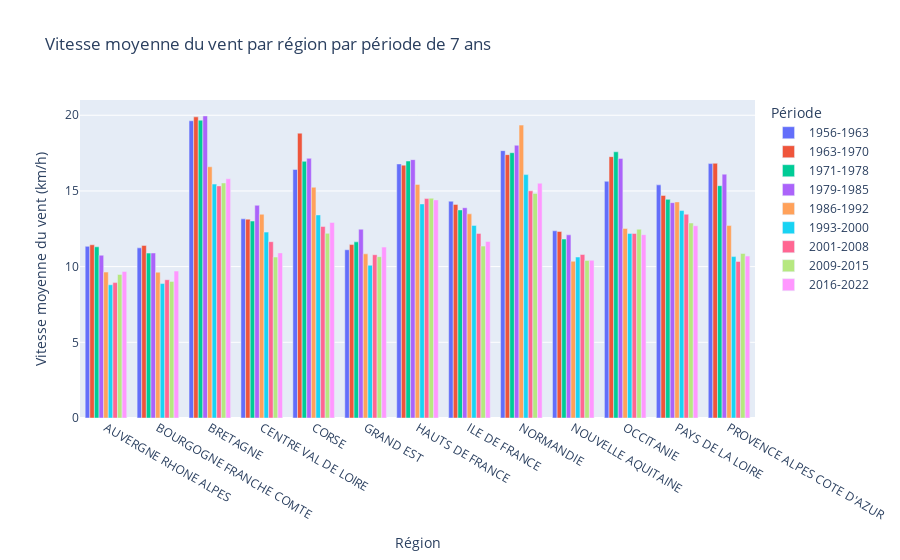

Write notebook code for a chart like this one.
### Code cell
# periodes
periods = [
    (1956, 1963),
    (1963, 1970),
    (1971, 1978),
    (1979, 1985),
    (1986, 1992),
    (1993, 2000),
    (2001, 2008),
    (2009, 2015),
    (2016, 2022)
]

# Calculer moyenne vent par péridoe et région
mean_wind_speeds = []
for start, end in periods:
    period_df = df_date_region[(df_date_region["AAAAMM"].dt.year >= start) & 
                               (df_date_region["AAAAMM"].dt.year <= end)]
    period_df_grouped = period_df.groupby("region")["vent_speed_inst_moy_mensu"].mean().reset_index()
    period_df_grouped["period"] = f"{start}-{end}"
    mean_wind_speeds.append(period_df_grouped)

# Concatenate
df_mean_wind_speeds = pd.concat(mean_wind_speeds)

# Graphique
fig = px.bar(df_mean_wind_speeds, x="region", y="vent_speed_inst_moy_mensu", color="period",
             title="Vitesse moyenne du vent par région par période de 7 ans",
             labels={"vent_speed_inst_moy_mensu": "Vitesse moyenne du vent (km/h)", "region": "Région", "period": "Période"},
             barmode="group")

fig.show()

### Figure 1 — Plotly figure (JSON) as saved in the notebook; plotly's stock layout.template omitted (floating-point values rounded to 4 significant figures)
{"data": [{"alignmentgroup": "True", "hovertemplate": "Période=1956-1963<br>Région=%{x}<br>Vitesse moyenne du vent (km/h)=%{y}<extra></extra>", "legendgroup": "1956-1963", "marker": {"color": "#636efa", "pattern": {"shape": ""}}, "name": "1956-1963", "offsetgroup": "1956-1963", "orientation": "v", "showlegend": true, "textposition": "auto", "type": "bar", "x": ["AUVERGNE RHONE ALPES", "BOURGOGNE FRANCHE COMTE", "BRETAGNE", "CENTRE VAL DE LOIRE", "CORSE", "GRAND EST", "HAUTS DE FRANCE", "ILE DE FRANCE", "NORMANDIE", "NOUVELLE AQUITAINE", "OCCITANIE", "PAYS DE LA LOIRE", "PROVENCE ALPES COTE D'AZUR"], "xaxis": "x", "y": [11.34, 11.24, 19.64, 13.15, 16.42, 11.11, 16.78, 14.32, 17.66, 12.37, 15.64, 15.4, 16.81], "yaxis": "y"}, {"alignmentgroup": "True", "hovertemplate": "Période=1963-1970<br>Région=%{x}<br>Vitesse moyenne du vent (km/h)=%{y}<extra></extra>", "legendgroup": "1963-1970", "marker": {"color": "#EF553B", "pattern": {"shape": ""}}, "name": "1963-1970", "offsetgroup": "1963-1970", "orientation": "v", "showlegend": true, "textposition": "auto", "type": "bar", "x": ["AUVERGNE RHONE ALPES", "BOURGOGNE FRANCHE COMTE", "BRETAGNE", "CENTRE VAL DE LOIRE", "CORSE", "GRAND EST", "HAUTS DE FRANCE", "ILE DE FRANCE", "NORMANDIE", "NOUVELLE AQUITAINE", "OCCITANIE", "PAYS DE LA LOIRE", "PROVENCE ALPES COTE D'AZUR"], "xaxis": "x", "y": [11.44, 11.4, 19.89, 13.14, 18.82, 11.46, 16.7, 14.11, 17.4, 12.32, 17.27, 14.7, 16.83], "yaxis": "y"}, {"alignmentgroup": "True", "hovertemplate": "Période=1971-1978<br>Région=%{x}<br>Vitesse moyenne du vent (km/h)=%{y}<extra></extra>", "legendgroup": "1971-1978", "marker": {"color": "#00cc96", "pattern": {"shape": ""}}, "name": "1971-1978", "offsetgroup": "1971-1978", "orientation": "v", "showlegend": true, "textposition": "auto", "type": "bar", "x": ["AUVERGNE RHONE ALPES", "BOURGOGNE FRANCHE COMTE", "BRETAGNE", "CENTRE VAL DE LOIRE", "CORSE", "GRAND EST", "HAUTS DE FRANCE", "ILE DE FRANCE", "NORMANDIE", "NOUVELLE AQUITAINE", "OCCITANIE", "PAYS DE LA LOIRE", "PROVENCE ALPES COTE D'AZUR"], "xaxis": "x", "y": [11.31, 10.89, 19.67, 13.01, 16.96, 11.64, 16.98, 13.75, 17.53, 11.82, 17.59, 14.44, 15.35], "yaxis": "y"}, {"alignmentgroup": "True", "hovertemplate": "Période=1979-1985<br>Région=%{x}<br>Vitesse moyenne du vent (km/h)=%{y}<extra></extra>", "legendgroup": "1979-1985", "marker": {"color": "#ab63fa", "pattern": {"shape": ""}}, "name": "1979-1985", "offsetgroup": "1979-1985", "orientation": "v", "showlegend": true, "textposition": "auto", "type": "bar", "x": ["AUVERGNE RHONE ALPES", "BOURGOGNE FRANCHE COMTE", "BRETAGNE", "CENTRE VAL DE LOIRE", "CORSE", "GRAND EST", "HAUTS DE FRANCE", "ILE DE FRANCE", "NORMANDIE", "NOUVELLE AQUITAINE", "OCCITANIE", "PAYS DE LA LOIRE", "PROVENCE ALPES COTE D'AZUR"], "xaxis": "x", "y": [10.75, 10.9, 19.96, 14.05, 17.15, 12.47, 17.07, 13.89, 18.02, 12.1, 17.15, 14.23, 16.11], "yaxis": "y"}, {"alignmentgroup": "True", "hovertemplate": "Période=1986-1992<br>Région=%{x}<br>Vitesse moyenne du vent (km/h)=%{y}<extra></extra>", "legendgroup": "1986-1992", "marker": {"color": "#FFA15A", "pattern": {"shape": ""}}, "name": "1986-1992", "offsetgroup": "1986-1992", "orientation": "v", "showlegend": true, "textposition": "auto", "type": "bar", "x": ["AUVERGNE RHONE ALPES", "BOURGOGNE FRANCHE COMTE", "BRETAGNE", "CENTRE VAL DE LOIRE", "CORSE", "GRAND EST", "HAUTS DE FRANCE", "ILE DE FRANCE", "NORMANDIE", "NOUVELLE AQUITAINE", "OCCITANIE", "PAYS DE LA LOIRE", "PROVENCE ALPES COTE D'AZUR"], "xaxis": "x", "y": [9.639, 9.632, 16.6, 13.46, 15.24, 10.84, 15.43, 13.49, 19.35, 10.36, 12.52, 14.28, 12.71], "yaxis": "y"}, {"alignmentgroup": "True", "hovertemplate": "Période=1993-2000<br>Région=%{x}<br>Vitesse moyenne du vent (km/h)=%{y}<extra></extra>", "legendgroup": "1993-2000", "marker": {"color": "#19d3f3", "pattern": {"shape": ""}}, "name": "1993-2000", "offsetgroup": "1993-2000", "orientation": "v", "showlegend": true, "textposition": "auto", "type": "bar", "x": ["AUVERGNE RHONE ALPES", "BOURGOGNE FRANCHE COMTE", "BRETAGNE", "CENTRE VAL DE LOIRE", "CORSE", "GRAND EST", "HAUTS DE FRANCE", "ILE DE FRANCE", "NORMANDIE", "NOUVELLE AQUITAINE", "OCCITANIE", "PAYS DE LA LOIRE", "PROVENCE ALPES COTE D'AZUR"], "xaxis": "x", "y": [8.803, 8.883, 15.45, 12.28, 13.41, 10.09, 14.14, 12.72, 16.08, 10.63, 12.19, 13.71, 10.66], "yaxis": "y"}, {"alignmentgroup": "True", "hovertemplate": "Période=2001-2008<br>Région=%{x}<br>Vitesse moyenne du vent (km/h)=%{y}<extra></extra>", "legendgroup": "2001-2008", "marker": {"color": "#FF6692", "pattern": {"shape": ""}}, "name": "2001-2008", "offsetgroup": "2001-2008", "orientation": "v", "showlegend": true, "textposition": "auto", "type": "bar", "x": ["AUVERGNE RHONE ALPES", "BOURGOGNE FRANCHE COMTE", "BRETAGNE", "CENTRE VAL DE LOIRE", "CORSE", "GRAND EST", "HAUTS DE FRANCE", "ILE DE FRANCE", "NORMANDIE", "NOUVELLE AQUITAINE", "OCCITANIE", "PAYS DE LA LOIRE", "PROVENCE ALPES COTE D'AZUR"], "xaxis": "x", "y": [8.944, 9.133, 15.33, 11.65, 12.65, 10.79, 14.49, 12.2, 15.01, 10.8, 12.19, 13.46, 10.34], "yaxis": "y"}, {"alignmentgroup": "True", "hovertemplate": "Période=2009-2015<br>Région=%{x}<br>Vitesse moyenne du vent (km/h)=%{y}<extra></extra>", "legendgroup": "2009-2015", "marker": {"color": "#B6E880", "pattern": {"shape": ""}}, "name": "2009-2015", "offsetgroup": "2009-2015", "orientation": "v", "showlegend": true, "textposition": "auto", "type": "bar", "x": ["AUVERGNE RHONE ALPES", "BOURGOGNE FRANCHE COMTE", "BRETAGNE", "CENTRE VAL DE LOIRE", "CORSE", "GRAND EST", "HAUTS DE FRANCE", "ILE DE FRANCE", "NORMANDIE", "NOUVELLE AQUITAINE", "OCCITANIE", "PAYS DE LA LOIRE", "PROVENCE ALPES COTE D'AZUR"], "xaxis": "x", "y": [9.484, 9.023, 15.53, 10.63, 12.2, 10.66, 14.52, 11.35, 14.84, 10.4, 12.47, 12.88, 10.87], "yaxis": "y"}, {"alignmentgroup": "True", "hovertemplate": "Période=2016-2022<br>Région=%{x}<br>Vitesse moyenne du vent (km/h)=%{y}<extra></extra>", "legendgroup": "2016-2022", "marker": {"color": "#FF97FF", "pattern": {"shape": ""}}, "name": "2016-2022", "offsetgroup": "2016-2022", "orientation": "v", "showlegend": true, "textposition": "auto", "type": "bar", "x": ["AUVERGNE RHONE ALPES", "BOURGOGNE FRANCHE COMTE", "BRETAGNE", "CENTRE VAL DE LOIRE", "CORSE", "GRAND EST", "HAUTS DE FRANCE", "ILE DE FRANCE", "NORMANDIE", "NOUVELLE AQUITAINE", "OCCITANIE", "PAYS DE LA LOIRE", "PROVENCE ALPES COTE D'AZUR"], "xaxis": "x", "y": [9.682, 9.708, 15.8, 10.91, 12.92, 11.29, 14.41, 11.66, 15.51, 10.42, 12.11, 12.7, 10.7], "yaxis": "y"}], "layout": {"barmode": "group", "legend": {"title": {"text": "Période"}, "tracegroupgap": 0}, "title": {"text": "Vitesse moyenne du vent par région par période de 7 ans"}, "xaxis": {"anchor": "y", "domain": [0, 1], "title": {"text": "Région"}}, "yaxis": {"anchor": "x", "domain": [0, 1], "title": {"text": "Vitesse moyenne du vent (km/h)"}}}}
